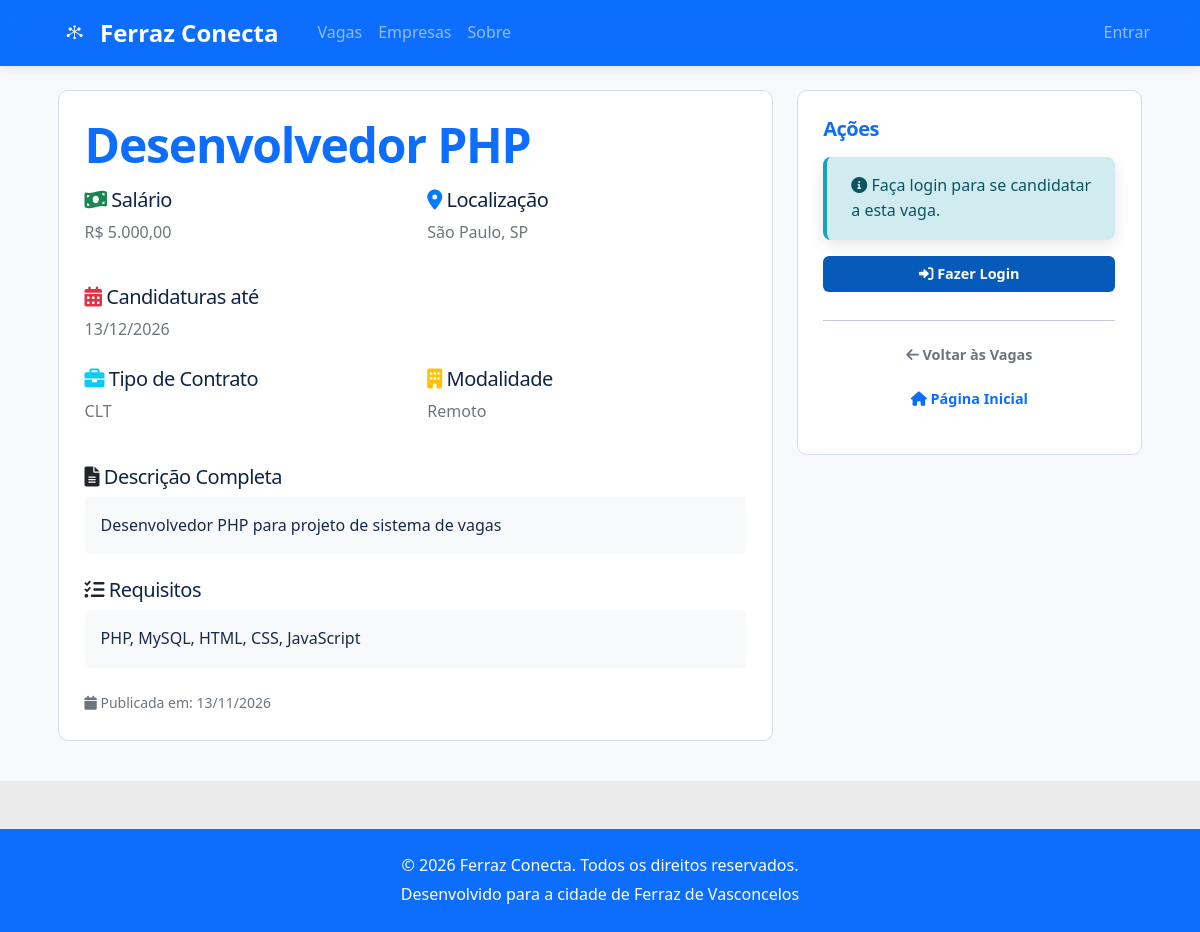
The page /vagas/1 on the database its author committed.
### tables this page shows
CREATE TABLE IF NOT EXISTS vagas (
    id INT AUTO_INCREMENT PRIMARY KEY,
    empresa_id INT NOT NULL,
    titulo VARCHAR(255) NOT NULL,
    descricao TEXT NOT NULL,
    requisitos TEXT,
    salario DECIMAL(10,2),
    tipo_contrato ENUM('CLT', 'PJ', 'Freelance', 'Estágio') NOT NULL DEFAULT 'CLT',
    modalidade ENUM('Presencial', 'Remoto', 'Híbrido') NOT NULL DEFAULT 'Presencial',
    localizacao VARCHAR(255),
     
    categoria_id INT,
    nivel_experiencia ENUM('Sem experiência', 'Júnior', 'Pleno', 'Sênior'),
    beneficios TEXT,
    status ENUM('Ativa', 'Inativa', 'Pausada') NOT NULL DEFAULT 'Ativa',
     
     
    data_expiracao DATE NOT NULL,
     
    visualizacoes INT NOT NULL DEFAULT 0,
    created_at TIMESTAMP NOT NULL DEFAULT CURRENT_TIMESTAMP,
    updated_at TIMESTAMP NOT NULL DEFAULT CURRENT_TIMESTAMP ON UPDATE CURRENT_TIMESTAMP,
    KEY idx_vagas_empresa (empresa_id),
    KEY idx_vagas_status (status),
    KEY idx_vagas_expiracao (data_expiracao),
    KEY idx_vagas_categoria (categoria_id),
    CONSTRAINT fk_vagas_empresa
        FOREIGN KEY (empresa_id) REFERENCES empresas (id) ON DELETE CASCADE,
     
    CONSTRAINT fk_vagas_categoria
        FOREIGN KEY (categoria_id) REFERENCES categorias (id)
);

### app/Views/vagas/show.php (the view, shortened to what the rows shown need)
<?php
$title = htmlspecialchars($vaga['titulo'] ?? '') . ' - Ferraz Conecta';
?>
<div class="container mt-4">
    <div class="row">
        <div class="col-lg-8">
            <div class="card shadow">
                <div class="card-body">
                    <h1 class="card-title mb-3"><?= htmlspecialchars($vaga['titulo'] ?? '') ?></h1>
                    <div class="row mb-4">
                        <div class="col-md-6">
                            <h5><i class="fas fa-money-bill-wave text-success"></i> Salário</h5>
                            <p class="text-muted"><?= $this->formatMoney($vaga['salario'] ?? null) ?></p>
                        </div>
                        <div class="col-md-6">
                            <h5><i class="fas fa-map-marker-alt text-primary"></i> Localização</h5>
                            <p class="text-muted"><?= htmlspecialchars($vaga['localizacao'] ?? 'Não informado') ?></p>
                        </div>
                    </div>
                    <?php if (!empty($vaga['data_expiracao'])): ?>
                        <div class="mb-4">
                            <h5><i class="fas fa-calendar-alt text-danger"></i> Candidaturas até</h5>
                            <p class="text-muted"><?= date('d/m/Y', strtotime($vaga['data_expiracao'])) ?></p>
                        </div>
                    <?php endif; ?>
                    <div class="row mb-4">
                        <div class="col-md-6">
                            <h5><i class="fas fa-briefcase text-info"></i> Tipo de Contrato</h5>
                            <p class="text-muted"><?= htmlspecialchars($vaga['tipo_contrato'] ?? 'Não informado') ?></p>
                        </div>
                        <div class="col-md-6">
                            <h5><i class="fas fa-building text-warning"></i> Modalidade</h5>
                            <p class="text-muted"><?= htmlspecialchars($vaga['modalidade'] ?? 'Não informado') ?></p>
                        </div>
                    </div>
                    <div class="mb-4">
                        <h5><i class="fas fa-file-alt text-dark"></i> Descrição Completa</h5>
                        <div class="bg-light p-3 rounded">
                            <?= nl2br(htmlspecialchars($vaga['descricao'] ?? '')) ?>
                        </div>
                    </div>
                    <?php if (!empty($vaga['requisitos'])): ?>
                        <div class="mb-4">
                            <h5><i class="fas fa-list-check text-dark"></i> Requisitos</h5>
                            <div class="bg-light p-3 rounded">
                                <?= nl2br(htmlspecialchars($vaga['requisitos'])) ?>
                            </div>
                        </div>
                    <?php endif; ?>
                    <?php if (!empty($vaga['created_at'])): ?>
                        <div class="text-muted small">
                            <i class="fas fa-calendar"></i>
                            Publicada em: <?= date('d/m/Y', strtotime($vaga['created_at'])) ?>
                        </div>
                    <?php endif; ?>
                </div>
            </div>
        </div>
        <div class="col-lg-4">
            <div class="card shadow">
                <div class="card-body">
                    <h5 class="card-title">Ações</h5>
                    <?php if ($this->isLoggedIn()): ?>
                        <?php if ($this->getSession('user_type') === 'candidato'): ?>
                            <form method="POST" action="/vagas/candidatar" class="mb-3" enctype="multipart/form-data">
                                <input type="hidden" name="vaga_id" value="<?= $vaga['id'] ?? '' ?>">
                                <div class="mb-2">
                                    <label for="carta" class="form-label small mb-1">Carta de apresentação (opcional)</label>
                                    <input type="file" class="form-control form-control-sm" id="carta" name="carta" accept=".pdf,.doc,.docx">
                                    <small class="text-muted">PDF, DOC ou DOCX de até 2 MB. Sem arquivo, vale a carta padrão do seu perfil, se houver.</small>
                                </div>
                                <button type="submit" class="btn btn-primary w-100">
                                    <i class="fas fa-paper-plane"></i> Candidatar-se
                                </button>
                            </form>
                            <form method="POST" action="/vagas/<?= !empty($favoritada) ? 'desfavoritar' : 'favoritar' ?>" class="mb-3">
                                <input type="hidden" name="vaga_id" value="<?= $vaga['id'] ?? '' ?>">
                                <button type="submit" class="btn btn-outline-warning w-100">
                                    <?php if (!empty($favoritada)): ?>
                                        <i class="fas fa-star"></i> Remover dos favoritos
                                    <?php else: ?>
                                        <i class="far fa-star"></i> Favoritar
                                    <?php endif; ?>
                                </button>
                            </form>
                            <button type="button" class="btn btn-outline-danger w-100 mb-3" data-bs-toggle="modal" data-bs-target="#denunciaModal">
                                <i class="fas fa-flag"></i> Denunciar Vaga
                            </button>
                        <?php endif; ?>
                    <?php else: ?>
                        <div class="alert alert-info">
                            <i class="fas fa-info-circle"></i>
                            Faça login para se candidatar a esta vaga.
                        </div>
                        <a href="/login" class="btn btn-primary w-100">
                            <i class="fas fa-sign-in-alt"></i> Fazer Login
                        </a>
                    <?php endif; ?>
                    <hr>
                    <a href="/vagas" class="btn btn-outline-secondary w-100 mb-2">
                        <i class="fas fa-arrow-left"></i> Voltar às Vagas
                    </a>
                    <a href="/" class="btn btn-outline-primary w-100">
                        <i class="fas fa-home"></i> Página Inicial
                    </a>
                </div>
            </div>
        </div>
    </div>
</div>

### app/Views/layouts/base.php (shortened to what the rows shown need)
<!DOCTYPE html>
<html lang="pt-BR">
<head>
    <link href="https://cdn.jsdelivr.net/npm/bootstrap@5.1.3/dist/css/bootstrap.min.css" rel="stylesheet">
    <link rel="stylesheet" href="https://cdnjs.cloudflare.com/ajax/libs/font-awesome/6.0.0/css/all.min.css">
    <link rel="stylesheet" href="/css/style.css">
    <link rel="stylesheet" href="/css/components.css">
    <link rel="stylesheet" href="/css/portal.css">
</head>
<body>
    <nav class="navbar navbar-expand-lg navbar-dark bg-primary">
        <div class="container">
            <a class="navbar-brand d-flex align-items-center" href="/">
                <img src="/img/logobrancanavbar.png" alt="Ferraz Conecta" class="navbar-logo me-2">
                Ferraz Conecta
            </a>
            <div class="collapse navbar-collapse" id="navbarNav">
                <ul class="navbar-nav">
                    <li class="nav-item">
                        <a class="nav-link" href="/vagas">Vagas</a>
                    </li>
                    <li class="nav-item">
                        <a class="nav-link" href="/empresas">Empresas</a>
                    </li>
                    <li class="nav-item">
                        <a class="nav-link" href="/sobre">Sobre</a>
                    </li>
                </ul>
                <ul class="navbar-nav ms-auto">
                    <?php if (isset($_SESSION['user_id'])): ?>
                        <?php if (($_SESSION['user_type'] ?? '') === 'empresa'): ?>
                            <li class="nav-item dropdown">
                                <a class="nav-link dropdown-toggle" href="#" id="empresaDropdown" role="button" data-bs-toggle="dropdown">
                                    <i class="fas fa-building"></i> <?= htmlspecialchars($_SESSION['user_name'] ?? '') ?>
                                </a>
                                <ul class="dropdown-menu">
                                    <li><a class="dropdown-item" href="/painel-empresa">Painel</a></li>
                                    <li><a class="dropdown-item" href="/empresa/vagas">Minhas Vagas</a></li>
                                    <li><a class="dropdown-item" href="/vagas/criar">Nova Vaga</a></li>
                                    <li><a class="dropdown-item" href="/empresa/relatorio">Relatório de Vagas</a></li>
                                    <li><a class="dropdown-item" href="/empresa/perfil">Perfil da Empresa</a></li>
                                    <li><hr class="dropdown-divider"></li>
                                    <li><a class="dropdown-item" href="/logout">Sair</a></li>
                                </ul>
                            </li>
                        <?php elseif (($_SESSION['user_type'] ?? '') === 'administrador'): ?>
                            <li class="nav-item dropdown">
                                <a class="nav-link dropdown-toggle" href="#" id="adminDropdown" role="button" data-bs-toggle="dropdown">
                                    <i class="fas fa-user-shield"></i> <?= htmlspecialchars($_SESSION['user_name'] ?? '') ?>
                                </a>
                                <ul class="dropdown-menu">
                                    <li><a class="dropdown-item" href="/admin">Painel</a></li>
                                    <li><a class="dropdown-item" href="/admin/denuncias">Denúncias</a></li>
                                    <li><a class="dropdown-item" href="/admin/vagas">Vagas</a></li>
                                    <li><a class="dropdown-item" href="/admin/usuarios">Usuários</a></li>
                                    <li><a class="dropdown-item" href="/admin/categorias">Categorias</a></li>
                                    <li><a class="dropdown-item" href="/admin/administradores">Administradores</a></li>
                                    <li><hr class="dropdown-divider"></li>
                                    <li><a class="dropdown-item" href="/logout">Sair</a></li>
                                </ul>
                            </li>
                        <?php else: ?>
                            <li class="nav-item dropdown">
                                <a class="nav-link dropdown-toggle" href="#" id="candidatoDropdown" role="button" data-bs-toggle="dropdown">
                                    <i class="fas fa-user"></i> <?= htmlspecialchars($_SESSION['user_name'] ?? '') ?>
                                </a>
                                <ul class="dropdown-menu">
                                    <li><a class="dropdown-item" href="/perfil">Meu Perfil</a></li>
                                    <li><a class="dropdown-item" href="/minhas-candidaturas">Minhas Candidaturas</a></li>
                                    <li><a class="dropdown-item" href="/vagas-favoritas">Vagas Favoritas</a></li>
                                    <li><hr class="dropdown-divider"></li>
                                    <li><a class="dropdown-item" href="/logout">Sair</a></li>
                                </ul>
                            </li>
                        <?php endif; ?>
                    <?php else: ?>
                        <li class="nav-item">
                            <a class="nav-link" href="/login">Entrar</a>
                        </li>
                    <?php endif; ?>
                </ul>
            </div>
        </div>
    </nav>
    <main>
        <?= $content ?>
    </main>
    <footer class="fc-footer text-white text-center py-4 mt-5">
        <div class="container">
            <p>&copy; <?= (new DateTimeImmutable('now', new DateTimeZone('America/Sao_Paulo')))->format('Y') ?> Ferraz Conecta. Todos os direitos reservados.</p>
            <p>Desenvolvido para a cidade de Ferraz de Vasconcelos</p>
        </div>
    </footer>
</body>
</html>

### app/Router.php (shortened to what the rows shown need)
<?php
class Router
{
    private $routes = [];
    public function addRoute($method, $path, $handler)
    {
        $this->routes[] = [
            'method' => $method,
            'path' => $path,
            'handler' => $handler
        ];
    }
    public function dispatch($method, $uri)
    {
        try {
            $uri = parse_url($uri, PHP_URL_PATH);
            foreach ($this->routes as $route) {
                if ($route['method'] === $method && $this->matchPath($route['path'], $uri)) {
                    $result = $this->executeHandler($route['handler'], $this->extractParams($route['path'], $uri));
                    if ($result !== null) {
                        echo $result;
                    }
                    return;
                }
            }
        } catch (\Exception $e) {
            http_response_code(500);
            echo "<h1>Erro Interno</h1>";
            echo "<p>Erro: " . $e->getMessage() . "</p>";
            echo "<p>Arquivo: " . $e->getFile() . "</p>";
            echo "<p>Linha: " . $e->getLine() . "</p>";
        }
    }
    private function matchPath($routePath, $uri)
    {
        $routePattern = preg_replace('/\{([^}]+)\}/', '([^/]+)', $routePath);
        $routePattern = '#^' . $routePattern . '$#';
        return preg_match($routePattern, $uri);
    }
    private function extractParams($routePath, $uri)
    {
        $params = [];
        $routeParts = explode('/', trim($routePath, '/'));
        $uriParts = explode('/', trim($uri, '/'));
        foreach ($routeParts as $index => $part) {
            if (preg_match('/\{([^}]+)\}/', $part, $matches)) {
                $paramName = $matches[1];
                $params[$paramName] = $uriParts[$index] ?? null;
            }
        }
        return $params;
    }
    private function executeHandler($handler, $params)
    {
        try {
            if (is_string($handler)) {
                $parts = explode('@', $handler);
                $controllerClass = "App\\Controllers\\{$parts[0]}";
                $method = $parts[1];
                $controller = new $controllerClass();
                return call_user_func_array([$controller, $method], array_values($params));
            }
            throw new \Exception("Handler inválido");
        } catch (\Exception $e) {
            throw new \Exception("Erro ao executar handler: " . $e->getMessage());
        }
    }
}

### rows shown on the page
vagas: titulo "Desenvolvedor PHP", salario "R$ 5.000,00", localizacao "São Paulo, SP", data_expiracao "13/12/2026", tipo_contrato "CLT", modalidade "Remoto", descricao "Desenvolvedor PHP para projeto de sistema de vagas", requisitos "PHP, MySQL, HTML, CSS, JavaScript", created_at "13/11/2026"
